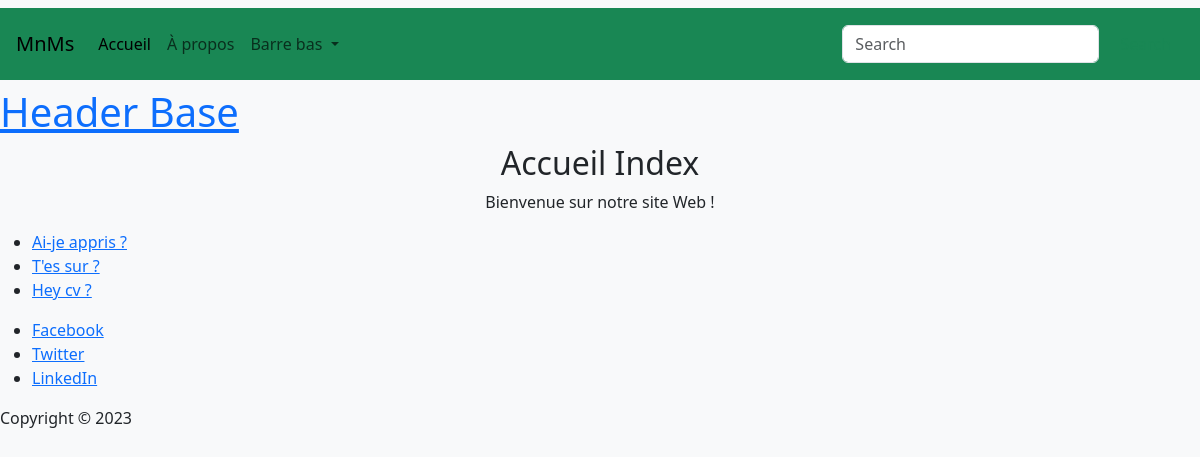
/members/ (signed in), run on an earlier commit of the app's database.
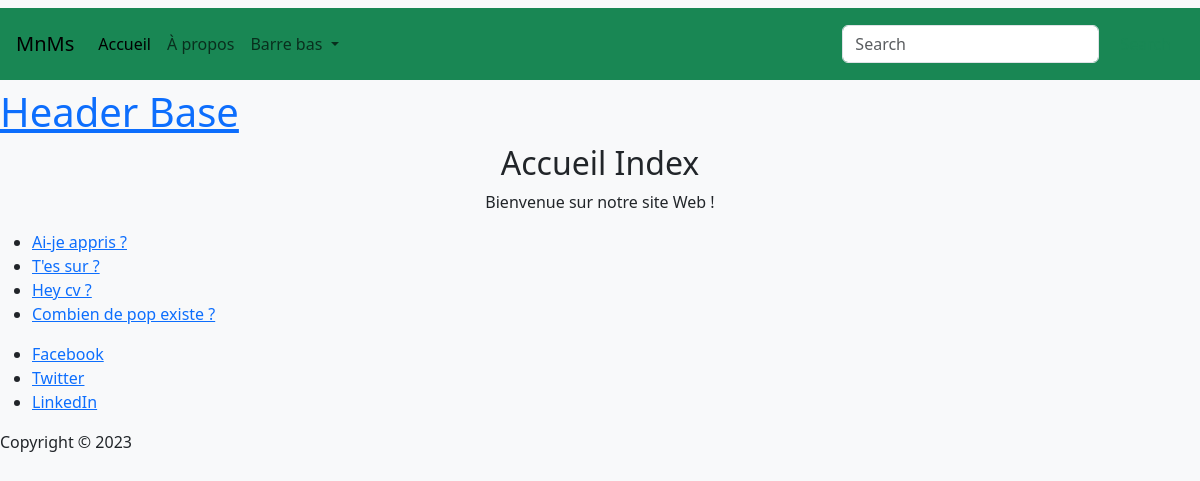
And on a later commit of the database.
### members/models.py (models this page shows, shortened)
class Question(models.Model):
    question_text = models.CharField(max_length=200)
    pub_date = models.DateTimeField("date published")

### members/views.py (the view)
# urls.py: path('', views.index, name="index"),
@login_required(login_url="/members/login/")
def index(request):
    latest_question_list = Question.objects.all
    context = {"latest_question_list": latest_question_list}
    return render(request, "index.html", context)

### members/templates/index.html (shortened to what this page needs)
{% extends 'base.html' %}
{% block header %}
<nav class="navbar navbar-expand-lg bg-body-tertiary">
  <div class="container-fluid bg-success p-3">
    <a class="navbar-brand" href="#">MnMs</a>
    <div class="collapse navbar-collapse" id="navbarSupportedContent">
      <ul class="navbar-nav me-auto mb-2 mb-lg-0">
        <li class="nav-item">
          <a class="nav-link active" aria-current="page" href="/members">Accueil</a>
        </li>
        <li class="nav-item">
          <a class="nav-link" href="#">À propos</a>
        </li>
        <li class="nav-item dropdown">
          <a class="nav-link dropdown-toggle" href="#" role="button" data-bs-toggle="dropdown" aria-expanded="false">
            Barre bas
          </a>
        </li>
      </ul>
      <form class="d-flex" role="search">
        <input class="form-control me-2" type="search" placeholder="Search" aria-label="Search">
        <button class="btn btn-outline-success" type="submit" value="Rechercher">Search</button>
      </form>
    </div>
  </div>
</nav>
  <a href="/members"><h1>Header Base</h1></a>
{% endblock %}
{% block content %}
<div class="d-flex flex-column justify-content-center align-items-center">
  <h2>Accueil Index</h2>
  <p>Bienvenue sur notre site Web !</p>
</div>
  {% if latest_question_list %}
    <ul>
    {% for question in latest_question_list %}
      <li>
        <a href="{% url 'members:detail' question.id %}">{{ question.question_text }}</a>
      </li>
    {% endfor %}
    </ul>
  {% else %}
      <p>No polls are available.</p>
  {% endif %}
{% endblock %}
{% block footer %}
  <ul>
      <li><a href="https://www.facebook.com/example">Facebook</a></li>
      <li><a href="https://twitter.com/example">Twitter</a></li>
      <li><a href="https://www.linkedin.com/company/example">LinkedIn</a></li>
  </ul>
  <p>Copyright &copy; 2023</p>
{% endblock %}

### members/templates/base.html (shortened to what this page needs)
<!DOCTYPE html>
{% load static %}
<html lang="en">
<head>
  <link rel="stylesheet" href="{%static 'node_modules/bootstrap/dist/css/bootstrap.min.css' %}">
</head>
<body class="bg-light">
  <header>
    {% block header %}
    {% endblock %}
  </header>
  <main>
    {% block content %}
    {% endblock %}
  </main>
  <footer>
    {% block footer %}
    {% endblock %}
  </footer>
</body>
</html>

What changed in the data, as far as the page shows it:
added Question: question_text "Combien de pop existe ?"
